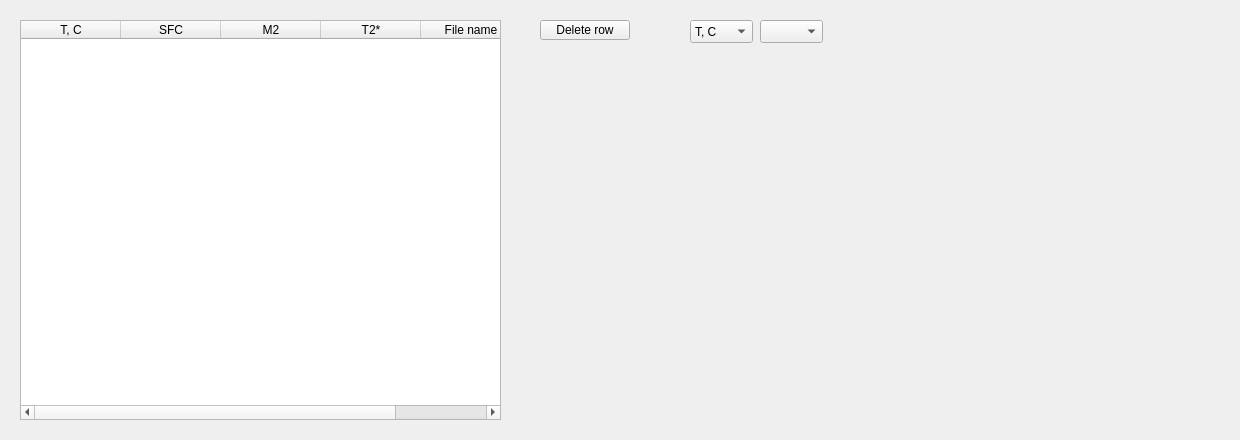
    <widget class="QWidget" name="tab_1">
     <attribute name="title">
      <string>SE</string>
     </attribute>
     <widget class="QTableWidget" name="table_SE">
      <property name="geometry">
       <rect>
        <x>20</x>
        <y>20</y>
        <width>481</width>
        <height>400</height>
       </rect>
      </property>
      <property name="styleSheet">
       <string notr="true"/>
      </property>
      <property name="editTriggers">
       <set>QAbstractItemView::CurrentChanged</set>
      </property>
      <property name="selectionMode">
       <enum>QAbstractItemView::ExtendedSelection</enum>
      </property>
      <property name="selectionBehavior">
       <enum>QAbstractItemView::SelectRows</enum>
      </property>
      <property name="columnCount">
       <number>5</number>
      </property>
      <column>
       <property name="text">
        <string>T, C</string>
       </property>
      </column>
      <column>
       <property name="text">
        <string>SFC</string>
       </property>
      </column>
      <column>
       <property name="text">
        <string>M2</string>
       </property>
      </column>
      <column>
       <property name="text">
        <string>T2*</string>
       </property>
      </column>
      <column>
       <property name="text">
        <string>File name</string>
       </property>
      </column>
     </widget>
     <widget class="PlotWidget" name="SEWidget" native="true">
      <property name="geometry">
       <rect>
        <x>690</x>
        <y>20</y>
        <width>541</width>
        <height>411</height>
       </rect>
      </property>
      <widget class="QComboBox" name="comboBox">
       <property name="geometry">
        <rect>
         <x>70</x>
         <y>0</y>
         <width>63</width>
         <height>23</height>
        </rect>
       </property>
       <property name="currentText">
        <string/>
       </property>
       <property name="currentIndex">
        <number>-1</number>
       </property>
       <property name="placeholderText">
        <string>Set y:</string>
       </property>
       <item>
        <property name="text">
         <string>SFC</string>
        </property>
       </item>
       <item>
        <property name="text">
         <string>M₂</string>
        </property>
       </item>
       <item>
        <property name="text">
         <string>T₂*</string>
        </property>
       </item>
      </widget>
      <widget class="QComboBox" name="comboBox_3">
       <property name="geometry">
        <rect>
         <x>0</x>
         <y>0</y>
         <width>63</width>
         <height>23</height>
        </rect>
       </property>
       <property name="currentText">
        <string>T, C</string>
       </property>
       <property name="currentIndex">
        <number>0</number>
       </property>
       <property name="placeholderText">
        <string/>
       </property>
       <item>
        <property name="text">
         <string>T, C</string>
        </property>
       </item>
       <item>
        <property name="text">
         <string>XS, %</string>
        </property>
       </item>
      </widget>
     </widget>
     <widget class="QPushButton" name="btn_DeleteRow_1">
      <property name="geometry">
       <rect>
        <x>540</x>
        <y>20</y>
        <width>90</width>
        <height>20</height>
       </rect>
      </property>
      <property name="text">
       <string>Delete row</string>
      </property>
     </widget>
    </widget>
